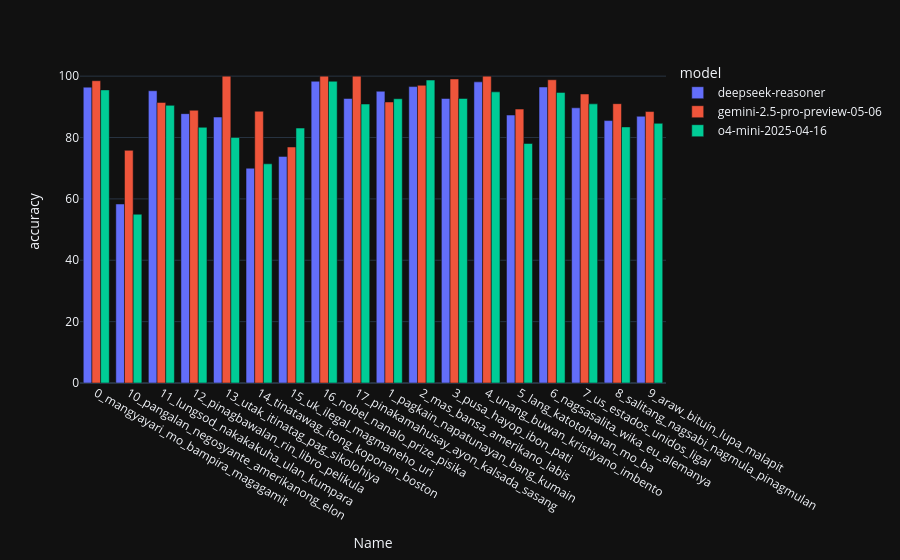

The cell this chart's notebook holds for it:
### Code cell
topic_model_accuracy = (
    df_filipino[df_filipino['Topic'] != -1].groupby(['Name', 'model'])['is_correct']
    .mean()
    .mul(100)
    .astype(float)
    .reset_index(name='accuracy')
    .round(2)
)

fig = px.bar(
    topic_model_accuracy,
    x='Name',
    y='accuracy',
    color='model',
    barmode='group',
)

fig.show()

### Figure 1 — Plotly figure (JSON) as saved in the notebook; plotly's stock layout.template omitted (floating-point values rounded to 4 significant figures)
{"data": [{"alignmentgroup": "True", "hovertemplate": "model=deepseek-reasoner<br>Name=%{x}<br>accuracy=%{y}<extra></extra>", "legendgroup": "deepseek-reasoner", "marker": {"color": "#636efa", "pattern": {"shape": ""}}, "name": "deepseek-reasoner", "offsetgroup": "deepseek-reasoner", "orientation": "v", "showlegend": true, "textposition": "auto", "type": "bar", "x": ["0_mangyayari_mo_bampira_magagamit", "10_pangalan_negosyante_amerikanong_elon", "11_lungsod_nakakakuha_ulan_kumpara", "12_pinagbawalan_rin_libro_pelikula", "13_utak_itinatag_pag_sikolohiya", "14_tinatawag_itong_koponan_boston", "15_uk_ilegal_magmaneho_uri", "16_nobel_nanalo_prize_pisika", "17_pinakamahusay_ayon_kalsada_sasang", "1_pagkain_napatunayan_bang_kumain", "2_mas_bansa_amerikano_labis", "3_pusa_hayop_ibon_pati", "4_unang_buwan_kristiyano_imbento", "5_lang_katotohanan_mo_ba", "6_nagsasalita_wika_eu_alemanya", "7_us_estados_unidos_ligal", "8_salitang_nagsabi_nagmula_pinagmulan", "9_araw_bituin_lupa_malapit"], "xaxis": "x", "y": [96.42, 58.33, 95.24, 87.78, 86.67, 70.0, 73.85, 98.33, 92.73, 95.09, 96.6, 92.73, 98.14, 87.32, 96.47, 89.68, 85.52, 86.92], "yaxis": "y"}, {"alignmentgroup": "True", "hovertemplate": "model=gemini-2.5-pro-preview-05-06<br>Name=%{x}<br>accuracy=%{y}<extra></extra>", "legendgroup": "gemini-2.5-pro-preview-05-06", "marker": {"color": "#EF553B", "pattern": {"shape": ""}}, "name": "gemini-2.5-pro-preview-05-06", "offsetgroup": "gemini-2.5-pro-preview-05-06", "orientation": "v", "showlegend": true, "textposition": "auto", "type": "bar", "x": ["0_mangyayari_mo_bampira_magagamit", "10_pangalan_negosyante_amerikanong_elon", "11_lungsod_nakakakuha_ulan_kumpara", "12_pinagbawalan_rin_libro_pelikula", "13_utak_itinatag_pag_sikolohiya", "14_tinatawag_itong_koponan_boston", "15_uk_ilegal_magmaneho_uri", "16_nobel_nanalo_prize_pisika", "17_pinakamahusay_ayon_kalsada_sasang", "1_pagkain_napatunayan_bang_kumain", "2_mas_bansa_amerikano_labis", "3_pusa_hayop_ibon_pati", "4_unang_buwan_kristiyano_imbento", "5_lang_katotohanan_mo_ba", "6_nagsasalita_wika_eu_alemanya", "7_us_estados_unidos_ligal", "8_salitang_nagsabi_nagmula_pinagmulan", "9_araw_bituin_lupa_malapit"], "xaxis": "x", "y": [98.51, 75.83, 91.43, 88.89, 100.0, 88.57, 76.92, 100.0, 100.0, 91.58, 97.02, 99.09, 100.0, 89.27, 98.82, 94.19, 91.03, 88.46], "yaxis": "y"}, {"alignmentgroup": "True", "hovertemplate": "model=o4-mini-2025-04-16<br>Name=%{x}<br>accuracy=%{y}<extra></extra>", "legendgroup": "o4-mini-2025-04-16", "marker": {"color": "#00cc96", "pattern": {"shape": ""}}, "name": "o4-mini-2025-04-16", "offsetgroup": "o4-mini-2025-04-16", "orientation": "v", "showlegend": true, "textposition": "auto", "type": "bar", "x": ["0_mangyayari_mo_bampira_magagamit", "10_pangalan_negosyante_amerikanong_elon", "11_lungsod_nakakakuha_ulan_kumpara", "12_pinagbawalan_rin_libro_pelikula", "13_utak_itinatag_pag_sikolohiya", "14_tinatawag_itong_koponan_boston", "15_uk_ilegal_magmaneho_uri", "16_nobel_nanalo_prize_pisika", "17_pinakamahusay_ayon_kalsada_sasang", "1_pagkain_napatunayan_bang_kumain", "2_mas_bansa_amerikano_labis", "3_pusa_hayop_ibon_pati", "4_unang_buwan_kristiyano_imbento", "5_lang_katotohanan_mo_ba", "6_nagsasalita_wika_eu_alemanya", "7_us_estados_unidos_ligal", "8_salitang_nagsabi_nagmula_pinagmulan", "9_araw_bituin_lupa_malapit"], "xaxis": "x", "y": [95.52, 55.0, 90.48, 83.33, 80.0, 71.43, 83.08, 98.33, 90.91, 92.63, 98.72, 92.73, 94.88, 78.05, 94.71, 90.97, 83.45, 84.62], "yaxis": "y"}], "layout": {"barmode": "group", "legend": {"title": {"text": "model"}, "tracegroupgap": 0}, "margin": {"t": 60}, "xaxis": {"anchor": "y", "domain": [0, 1], "title": {"text": "Name"}}, "yaxis": {"anchor": "x", "domain": [0, 1], "title": {"text": "accuracy"}}}}
